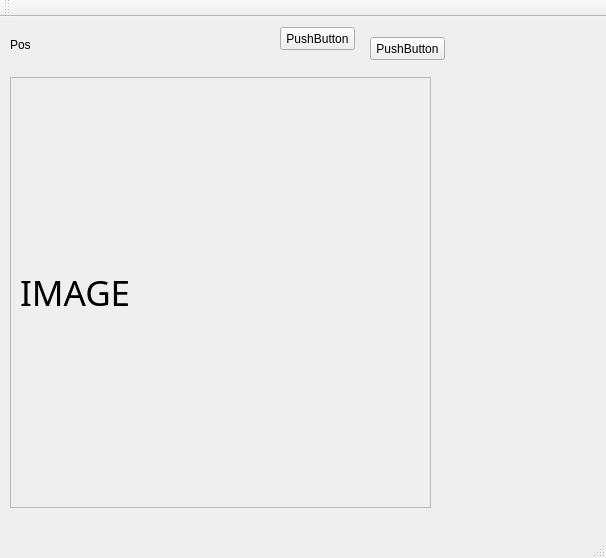
<?xml version="1.0" encoding="UTF-8"?>
<ui version="4.0">
 <class>MainWindow</class>
 <widget class="QMainWindow" name="MainWindow">
  <property name="geometry">
   <rect>
    <x>0</x>
    <y>0</y>
    <width>606</width>
    <height>558</height>
   </rect>
  </property>
  <property name="windowTitle">
   <string>MainWindow</string>
  </property>
  <widget class="QWidget" name="centralWidget">
   <widget class="myQlabel" name="label_image">
    <property name="geometry">
     <rect>
      <x>10</x>
      <y>60</y>
      <width>421</width>
      <height>431</height>
     </rect>
    </property>
    <property name="font">
     <font>
      <family>Hack</family>
      <pointsize>26</pointsize>
     </font>
    </property>
    <property name="frameShape">
     <enum>QFrame::StyledPanel</enum>
    </property>
    <property name="text">
     <string>IMAGE</string>
    </property>
   </widget>
   <widget class="QLabel" name="label_pos">
    <property name="geometry">
     <rect>
      <x>10</x>
      <y>20</y>
      <width>201</width>
      <height>16</height>
     </rect>
    </property>
    <property name="text">
     <string>Pos</string>
    </property>
   </widget>
   <widget class="QPushButton" name="pushButton">
    <property name="geometry">
     <rect>
      <x>280</x>
      <y>10</y>
      <width>75</width>
      <height>23</height>
     </rect>
    </property>
    <property name="text">
     <string>PushButton</string>
    </property>
   </widget>
   <widget class="QPushButton" name="pushButton_2">
    <property name="geometry">
     <rect>
      <x>370</x>
      <y>20</y>
      <width>75</width>
      <height>23</height>
     </rect>
    </property>
    <property name="text">
     <string>PushButton</string>
    </property>
   </widget>
  </widget>
  <widget class="QMenuBar" name="menuBar">
   <property name="geometry">
    <rect>
     <x>0</x>
     <y>0</y>
     <width>606</width>
     <height>21</height>
    </rect>
   </property>
  </widget>
  <widget class="QToolBar" name="mainToolBar">
   <attribute name="toolBarArea">
    <enum>TopToolBarArea</enum>
   </attribute>
   <attribute name="toolBarBreak">
    <bool>false</bool>
   </attribute>
  </widget>
  <widget class="QStatusBar" name="statusBar"/>
 </widget>
 <layoutdefault spacing="6" margin="11"/>
 <customwidgets>
  <customwidget>
   <class>myQlabel</class>
   <extends>QLabel</extends>
   <header location="global">myqlabel.h</header>
  </customwidget>
 </customwidgets>
 <resources/>
 <connections/>
</ui>
